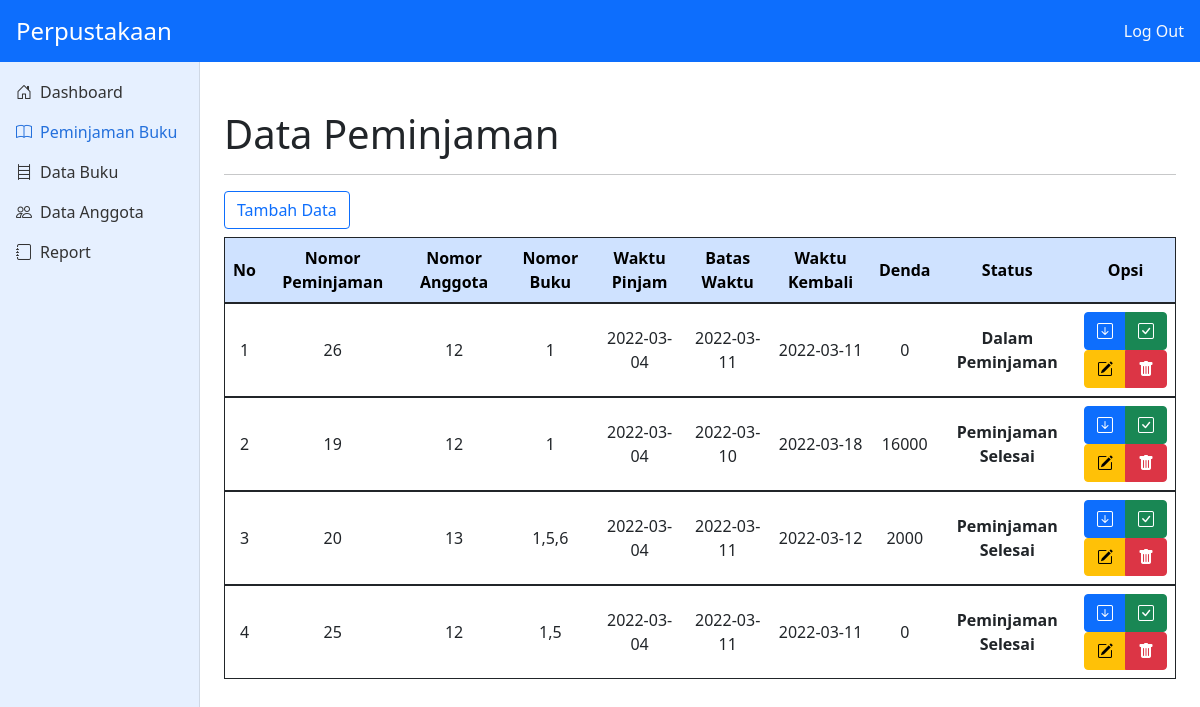
/peminjaman.php (signed in), run on the app's committed database.
### tables this page shows
CREATE TABLE `tb_peminjaman` (
  `nomor_peminjaman` int(11) NOT NULL,
  `nomor_anggota` int(11) NOT NULL,
  `nomor_buku` varchar(11) NOT NULL,
  `waktu_pinjam` date NOT NULL,
  `batas_waktu` date NOT NULL,
  `waktu_kembali` date NOT NULL,
  `denda` int(20) NOT NULL,
  `status` varchar(50) NOT NULL
);

### config/controller.php (called while the page is built, shortened)
<?php
class database{
	var $host = "localhost";
	var $uname = "root";
	var $pass = "";
	var $db = "db_perpustakaan";
    var $koneksi = "";
  function __construct(){
		$this->koneksi = mysqli_connect($this->host, $this->uname, $this->pass,$this->db);
  }
  function tampil_data_peminjaman(){
		$data = mysqli_query($this->koneksi,"SELECT * FROM tb_peminjaman ORDER BY FIELD(status, 'Dalam Peminjaman', 'Sudah Dikembalikan', 'Peminjaman Selesai')");
    $hasil = [];
		while($d = mysqli_fetch_array($data)){
			$hasil[] = $d;
		}
		return $hasil;
	}
}

### peminjaman.php (the view, shortened to what this page needs)
<?php
 include 'config/controller.php';
$db = new database();
?>
<!DOCTYPE html>
<html lang="en">
<head>
    <link href="https://cdn.jsdelivr.net/npm/bootstrap@5.1.3/dist/css/bootstrap.min.css" rel="stylesheet"
 />
    <link rel="stylesheet" href="assets/css/dashboard.css" />
    <link rel="stylesheet" href="https://cdn.jsdelivr.net/npm/bootstrap-icons@1.8.1/font/bootstrap-icons.css" />
</head>
<body>
    <header class="navbar navbar-dark bg-primary sticky-top flex-md-nowrap">
        <a class="fs-4 navbar-brand col-md-3 col-lg-2 px-3" href="index.php">Perpustakaan</a>
        <div class="nav-item text-nowrap">
            <a class="nav-link px-3 text-light" data-bs-toggle="modal" data-bs-target="#modalLogout"
                style="cursor: pointer">Log Out</a>
        </div>
    </header>
    <div class="container-fluid">
        <div class="row">
            <nav id="sidebarMenu"
                class="sidebar bg-primary bg-opacity-10 collapse col-md-3 col-lg-2 d-md-block position-fixed">
                <div class="position-sticky pt-4">
                    <ul class="nav flex-column">
                        <li class="nav-item">
                            <a href="index.php" class="nav-link"><i class="bi bi-house-door me-2"></i>Dashboard</a>
                        </li>
                        <li class="nav-item">
                            <a href="#" class="nav-link  active"><i class="bi bi-book me-2"></i>Peminjaman Buku</a>
                        </li>
                        <li class="nav-item">
                            <a href="buku.php" class="nav-link"><i class="bi bi-bookshelf me-2"></i>Data Buku</a>
                        </li>
                        <li class="nav-item">
                            <a href="anggota.php" class="nav-link"><i class="bi bi-people me-2"></i>Data
                                Anggota</a>
                        </li>
                        <li class="nav-item">
                            <a href="report.php" class="nav-link"><i class="bi bi-journal me-2"></i></i>Report</a>
                        </li>
                    </ul>
                </div>
            </nav>
            <div class="col-md-9 ms-sm-auto col-lg-10 px-md-4 mt-5">
                <h2 class="fs-1 fw-normal">
                    Data Peminjaman
                </h2>
                <hr>
                <div class="btn-group" role="group">
                    <div><button class="btn btn-outline-primary" data-bs-toggle="modal"
                            data-bs-target="#addPeminjaman">Tambah
                            Data</button></div>
                </div>
                <div class="table-responsive">
                    <table class="table table-hover mt-2 w-100 border border-dark ">
                        <thead class="text-center table-primary align-middle">
                            <th>No</th>
                            <th>Nomor Peminjaman</th>
                            <th>Nomor Anggota</th>
                            <th>Nomor Buku</th>
                            <th>Waktu Pinjam</th>
                            <th>Batas Waktu</th>
                            <th>Waktu Kembali</th>
                            <th>Denda</th>
                            <th>Status</th>
                            <th>Opsi</th>
                        </thead>
                        <?php
	                 $no = 1;
	                 foreach($db->tampil_data_peminjaman() as $x){ ?>
                        <tbody class="align-middle">
                            <td class="text-center"><?php echo $no++; ?></td>
                            <td class="text-center"><?php echo $x['nomor_peminjaman']; ?></td>
                            <td class="text-center"><?php echo $x['nomor_anggota']; ?></td>
                            <td class="text-center"><?php echo $x['nomor_buku']; ?></td>
                            <td class="text-center"><?php echo $x['waktu_pinjam']; ?></td>
                            <td class="text-center"><?php echo $x['batas_waktu']; ?></td>
                            <td class="text-center"><?php echo $x['waktu_kembali']; ?></td>
                            <td class="text-center"><?php echo $x['denda']; ?></td>
                            <td class="text-center fw-bold"><?php echo $x['status']; ?></td>
                            <td class="text-center col-1">
                                <div class="btn-group">
                                    <button title="Pengembalian Buku" id="tombolPengembalian" type="button"
                                        class="btn btn-primary" data-bs-toggle="modal" data-bs-target="#pengembalian"
                                        data-bs-toggles="tooltip" data-bs-placement="top"
                                        data-nomorPeminjaman="<?php echo $x['nomor_peminjaman']; ?>"
                                        data-batasWaktu="<?php echo $x['batas_waktu']; ?>"
                                        data-nomorBuku="<?php echo $x['nomor_buku']; ?>"><i
                                            class="bi bi-arrow-down-square"></i></button>
                                    <button id="tombolSelesai" type="button" class="btn btn-success"
                                        data-bs-toggle="modal"
                                        data-nomorPeminjaman="<?php echo $x['nomor_peminjaman']; ?>"
                                        data-bs-target="#selesai" data-bs-toggles="tooltip" data-bs-placement="top"
                                        title="Selesaikan Peminjaman"><i class="bi bi-check-square"></i>
                                    </button>
                                </div>
                                <div class="btn-group">
                                    <button id="tombolUbah" type="button" class="btn btn-warning" data-bs-toggle="modal"
                                        data-bs-target="#editPeminjaman" title="Edit Data" data-bs-toggles="tooltip"
                                        data-bs-placement="top"
                                        data-nomorPeminjaman="<?php echo $x['nomor_peminjaman']; ?>"
                                        data-nomorAnggota="<?php echo $x['nomor_anggota']; ?>"
                                        data-nomorBuku="<?php echo $x['nomor_buku']; ?>"
                                        data-waktuPinjam="<?php echo $x['waktu_pinjam']; ?>"
                                        data-batasWaktu="<?php echo $x['batas_waktu']; ?>"
                                        data-waktuKembali="<?php echo $x['waktu_kembali']; ?>"
                                        data-denda="<?php echo $x['denda']; ?>"
                                        data-status="<?php echo $x['status']; ?>"> <i class="bi bi-pencil-square"></i>
                                    </button>
                                    <a class="btn btn-danger" data-bs-toggle="modal" data-bs-toggles="tooltip"
                                        data-bs-target="#modalDelete" data-bs-placement="top" title="Hapus Data"><i
                                            class="bi bi-trash-fill"></i>
                                    </a>
                                </div>
                            </td>
                            <?php
	            }
	            ?>
                </div>
            </div>
        </div>
    </div>
</body>
</html>

### assets/css/dashboard.css (style rules this page uses)
.sidebar { position: fixed; top: 0; bottom: 0; left: 0; z-index: 100; padding: 48px 0 0; box-shadow: inset -1px 0 0 rgba(0, 0, 0, 0.1); }
.sidebar .nav-link { font-weight: 500; color: #333; }
.sidebar .nav-link.active { color: #2470dc; }

### data on the page
tb_peminjaman: nomor_peminjaman "26", nomor_anggota "12", nomor_buku "1", waktu_pinjam "2022-03-04", batas_waktu "2022-03-11", waktu_kembali "2022-03-11", denda "0", status "Dalam Peminjaman"
tb_peminjaman: nomor_peminjaman "19", nomor_anggota "12", nomor_buku "1", waktu_pinjam "2022-03-04", batas_waktu "2022-03-10", waktu_kembali "2022-03-18", denda "16000", status "Peminjaman Selesai"
tb_peminjaman: nomor_peminjaman "20", nomor_anggota "13", nomor_buku "1,5,6", waktu_pinjam "2022-03-04", batas_waktu "2022-03-11", waktu_kembali "2022-03-12", denda "2000", status "Peminjaman Selesai"
tb_peminjaman: nomor_peminjaman "25", nomor_anggota "12", nomor_buku "1,5", waktu_pinjam "2022-03-04", batas_waktu "2022-03-11", waktu_kembali "2022-03-11", denda "0", status "Peminjaman Selesai"
